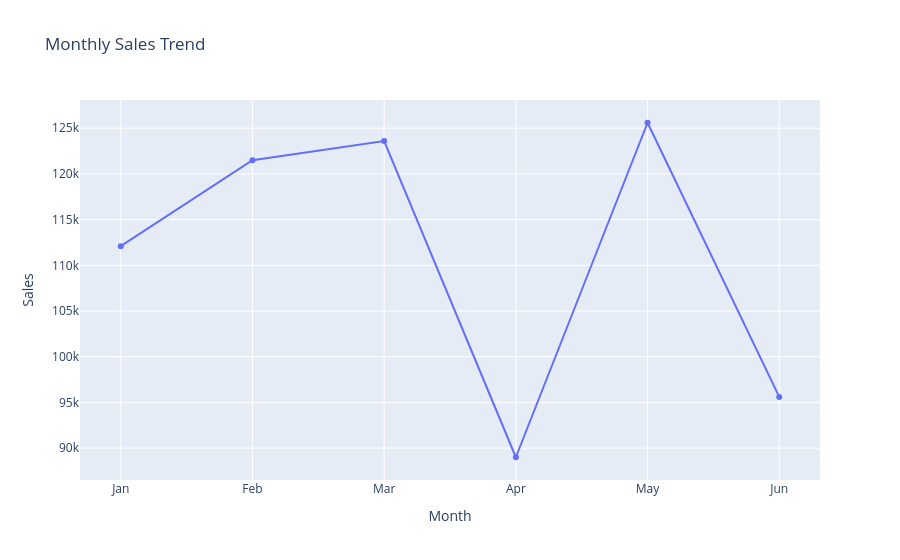

Notebook cell for this chart:
### Markdown cell above
## Step 8: Plotly Line Chart

This interactive line chart shows how total sales changed month by month.

### Code cell
month_order = ["Jan", "Feb", "Mar", "Apr", "May", "Jun"]
monthly_sales = sales.groupby("Month", as_index=False)["Sales"].sum()
monthly_sales["Month"] = pd.Categorical(monthly_sales["Month"], categories=month_order, ordered=True)
monthly_sales = monthly_sales.sort_values("Month")

fig_line = px.line(
    monthly_sales,
    x="Month",
    y="Sales",
    markers=True,
    title="Monthly Sales Trend"
)
fig_line.show()

### Figure 1 — Plotly figure (JSON) as saved in the notebook; plotly's stock layout.template omitted (floating-point values rounded to 4 significant figures)
{"data": [{"hovertemplate": "Month=%{x}<br>Sales=%{y}<extra></extra>", "legendgroup": "", "line": {"color": "#636efa", "dash": "solid"}, "marker": {"symbol": "circle"}, "mode": "lines+markers", "name": "", "orientation": "v", "showlegend": false, "type": "scatter", "x": ["Jan", "Feb", "Mar", "Apr", "May", "Jun"], "xaxis": "x", "y": [112100, 121500, 123600, 89000, 125600, 95600], "yaxis": "y"}], "layout": {"legend": {"tracegroupgap": 0}, "title": {"text": "Monthly Sales Trend"}, "xaxis": {"anchor": "y", "domain": [0, 1], "title": {"text": "Month"}}, "yaxis": {"anchor": "x", "domain": [0, 1], "title": {"text": "Sales"}}}}
